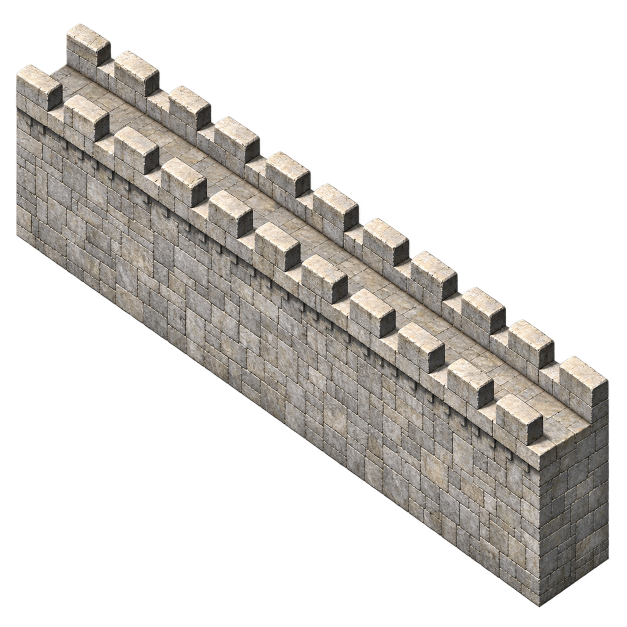
#> input picture arte/pintura-castelo/fonte/muro_x_v3.png, 1254 x 1254 px (shown at 1/2 size)
$ python -i muros_pintados.py   (imports and definitions only)
#> lines starting #> are read from the running program, lines starting #| are printed output that depends on the picture; after the words box and inside, x2 and y2 are one past the last pixel; in counts of white or black regions, pixels touching at a corner belong together
#> further down, picture is the input picture: PIL image 1254x1254 RGBA; mean R, G, B, A 58.9, 55.9, 52.3, 96.6
# Muralhas de pedra pintadas (fonte/muro_x_v3.png e muro_y_v3.png) -> www/assets/edificios-extra/muralhas-pintadas.webp + PWALL_DATA.
#
# Regras (pedido do Fabis): mesma escala em píxeis por casa para tudo (2x: um passo em x = (64,32) px, um passo em y = (-64,32),
# uma unidade de altura = 78,4 px); âncora pelo chão; eixos 2:1; segmentos retos sem torres nas pontas.
#
# As pinturas têm perspetiva (a ponta perto é ~1,3x maior) e eixos que não são 2:1. Por isso cada muro é endireitado por uma
# homografia que leva os 4 cantos da FACE DA FRENTE (medidos na pintura) ao retângulo certo no plano do jogo, com o caminho de
# ronda a H = 1,3. O comprimento sai da escala média ao longo do muro; depois ajusta-se (1-4 %) para que um número inteiro de
# ameias caiba em N casas: as N fatias de 1 casa (uma por posição, tx % N) emendam sem corte, também da última para a primeira.
# Fatias: coluna de 64 px (2x) por casa, centrada na casa, como as muralhas 3D. Pontas: "fim" = ponta visível (+x / +y) tirada da
# ponta verdadeira da pintura; "ini" = ponta escondida (-x / -y) recortada pela caixa do muro; "iso" = muro sozinho.
# Uso: python3 muros_pintados.py <repo> [pasta_provas]
import sys, json, io, hashlib, math
from pathlib import Path
import numpy as np
from PIL import Image, ImageDraw, ImageFilter
# [1 line that did not run here, left out]
H = 1.3; ZP2 = 2 * 64 / 2 ** .5 * math.cos(math.pi / 6); OV = 3; ZTOP = 2.3
def S(x, y, z=0.0): return np.array([64 * (x - y), 32 * (x + y) - ZP2 * z])
# [5 lines left out: function homog, not called in this run]
def aplica(Hm, p): q = Hm @ np.array([p[0], p[1], 1.0]); return q[:2] / q[2]
def limpa_orla(im):  # orlas coloridas: píxeis meio transparentes levam a cor do vizinho opaco
    a = np.array(im.convert('RGBA')).astype(np.float32); al = a[..., 3]
#> after `al = a[..., 3]`:
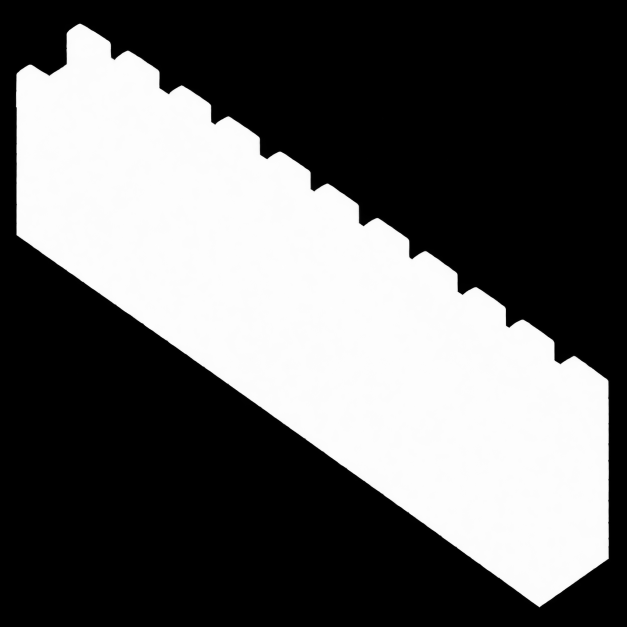
#> al: shape (1254, 1254) float32 (shown at 1/2 size); min 0, max 255, mean 96.6
    op = Image.fromarray(np.where(al > 250, 255, 0).astype('uint8'))
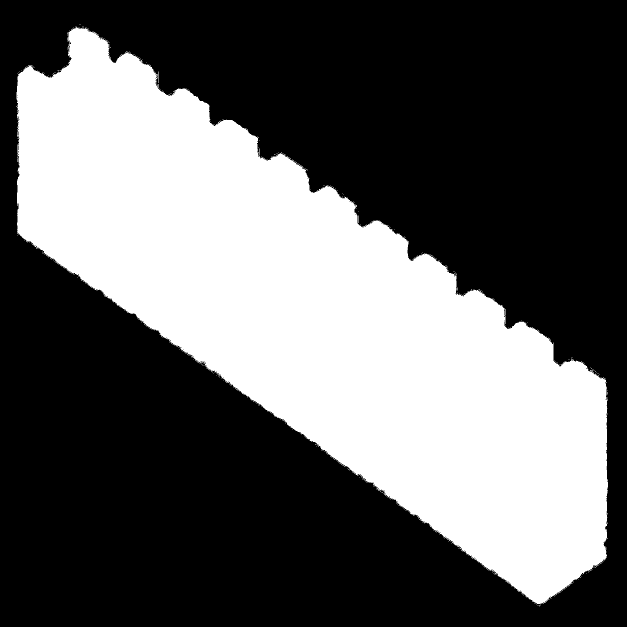
#> op: PIL image 1254x1254 L (shown at 1/2 size); 37.4% white; 327 white regions (325 under 20 px), largest, box (x1, y1, x2, y2) and area: (33, 54, 1216, 1209) 587828, (317, 144, 318, 166) 22
    rgb = Image.fromarray(a[..., :3].astype('uint8')); blur = np.array(rgb.filter(ImageFilter.GaussianBlur(2))).astype(np.float32)
#> after `rgb = Image.fromarray(a[..., :3].astype('uint8'))`:
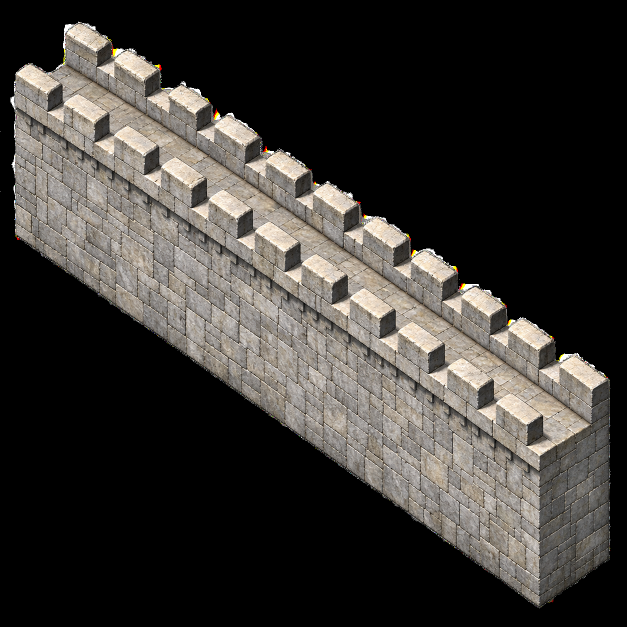
#> rgb: PIL image 1254x1254 RGB (shown at 1/2 size); mean R, G, B 58.9, 55.9, 52.3
    w = np.array(op.filter(ImageFilter.GaussianBlur(2))).astype(np.float32)[..., None] / 255
    edge = (al > 0) & (al < 250)
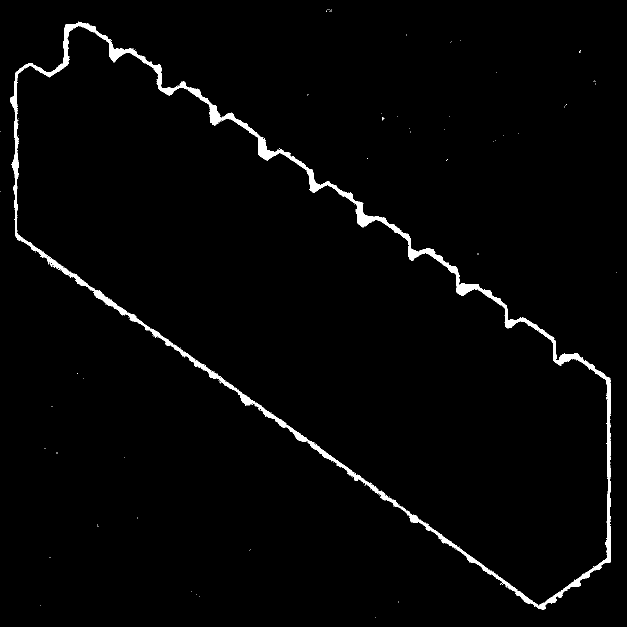
#> edge: shape (1254, 1254) bool (shown at 1/2 size); 1.8% white; 158 white regions (157 under 20 px), largest, box (x1, y1, x2, y2) and area: (21, 43, 1222, 1220) 28430
    fill = np.where(w > .05, blur / np.maximum(w, .05) * 1.0, a[..., :3])
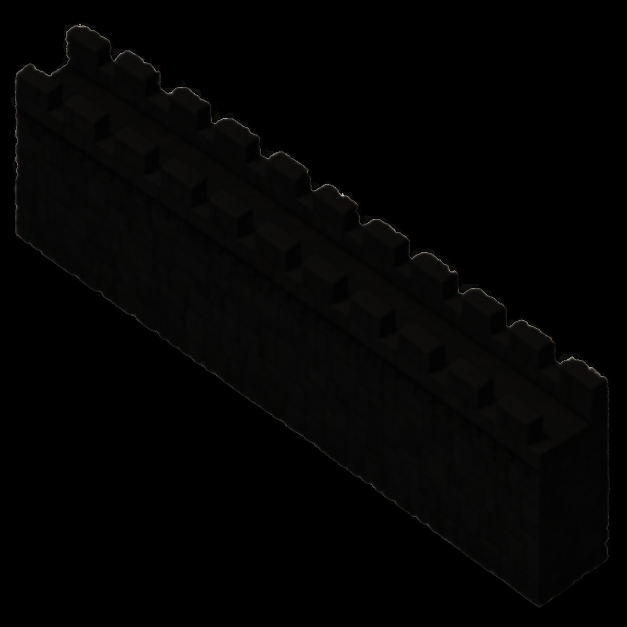
#> fill: shape (1254, 1254, 3) float32 (shown at 1/2 size); mean R, G, B 66, 62.6, 58.5; drawn with min black and max white
    a[..., :3] = np.where(edge[..., None], np.clip(fill, 0, 255), a[..., :3]); a[..., 3] = np.where(al < 40, 0, al)
    return Image.fromarray(a.astype('uint8'))
# medidas na pintura (px da imagem): cantos da face da frente  [longe-baixo, longe-cima, perto-baixo, perto-cima], espessura
MUROS = {
  'x': dict(f='muro_x_v3.png', quad=[(33, 469), (33, 222), (1080, 1212), (1080, 890)], esp=.95),
  'y': dict(f='muro_y_v3.png', quad=[(1228, 482), (1228, 215), (160, 1213), (160, 900)], esp=.70, passo=1.0)}  # y: 7 merlões de trás a 64 px = 1 casa (contados); a deteção automática falha nos blocos baixos da frente
# [49 lines left out: functions mundo_quad, endireita, periodo, caixa, recorta, junta, not called in this run]
tiles, info = {}, {}
# [28 lines not run here, left out]
order = sorted(tiles, key=lambda n: -tiles[n][0].height); AW = 1024; gap = 2; x = y = gap; row = 0; place = {}
# [4 lines not run here, left out]
atlas = Image.new('RGBA', (AW, y + row + gap)); F = {}
# [4 lines not run here, left out]
# [2 lines that did not run here, left out]
# [1 line that did not run here, left out]
# [2 lines that did not run here, left out]
# [3 lines not run here, left out]

>>> from PIL import Image
>>> picture = Image.open('../fonte/muro_x_v3.png')
>>> result = limpa_orla(picture)

$ run again, on arte/pintura-castelo/fonte/castelo_centro_v5.png
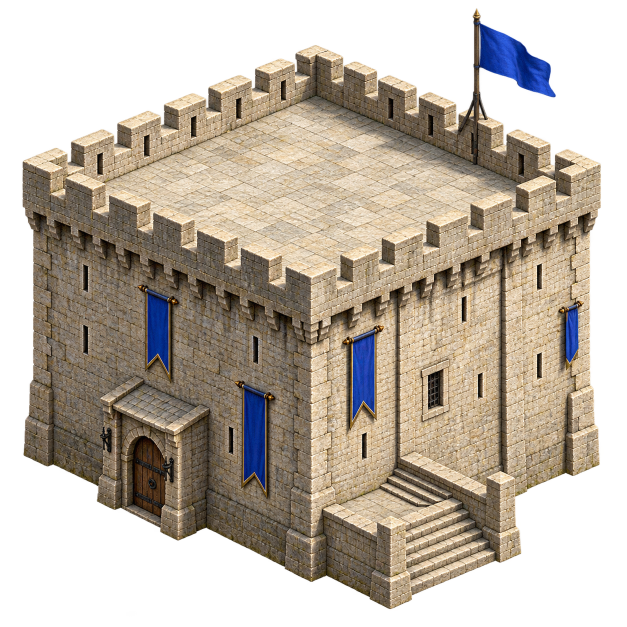
#> input picture arte/pintura-castelo/fonte/castelo_centro_v5.png, 1254 x 1254 px (shown at 1/2 size)
#> picture is the input picture: PIL image 1254x1254 RGBA; mean R, G, B, A 98, 87.9, 75.1, 159.5
#> in limpa_orla, `op = Image.fromarray(np.where(al > 250, 255, 0).astype('uint8'))`:
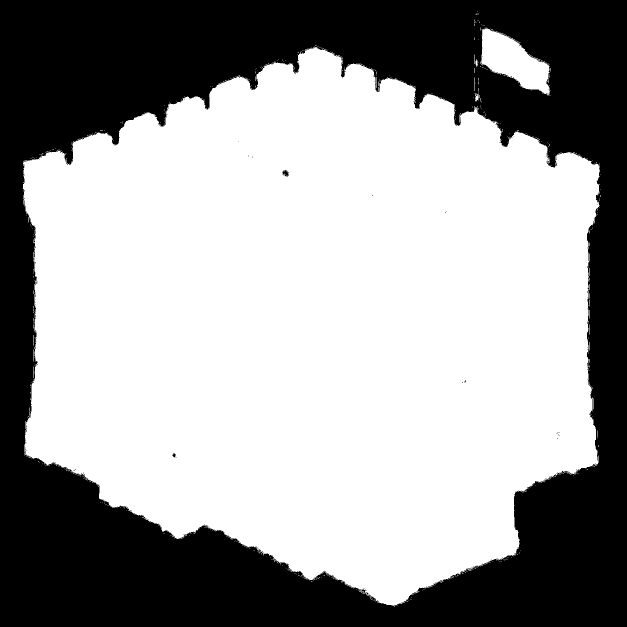
#> op: PIL image 1254x1254 L (shown at 1/2 size); 61.9% white; 114 black regions (111 under 20 px), largest, box (x1, y1, x2, y2) and area: (0, 0, 1254, 1254) 599286, (565, 340, 578, 353) 102, (344, 906, 351, 915) 35
#> edge: shape (1254, 1254) bool; 2.3% white; 142 white regions (139 under 20 px), largest, box (x1, y1, x2, y2) and area: (42, 16, 1208, 1223) 36331, (252, 1221, 275, 1235) 215, (269, 1253, 297, 1254) 28
#> in limpa_orla, `fill = np.where(w > .05, blur / np.maximum(w, .05) * 1.0, a[..., :3])`:
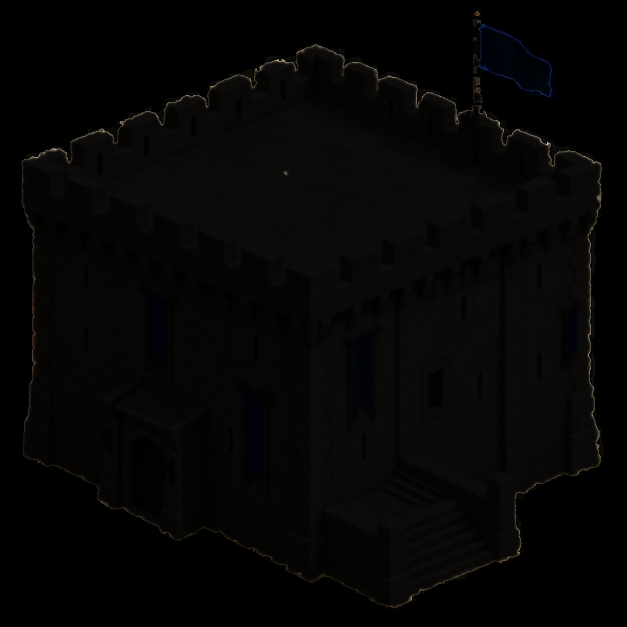
#> fill: shape (1254, 1254, 3) float32 (shown at 1/2 size); mean R, G, B 109.8, 98.4, 84.1; drawn with min black and max white
